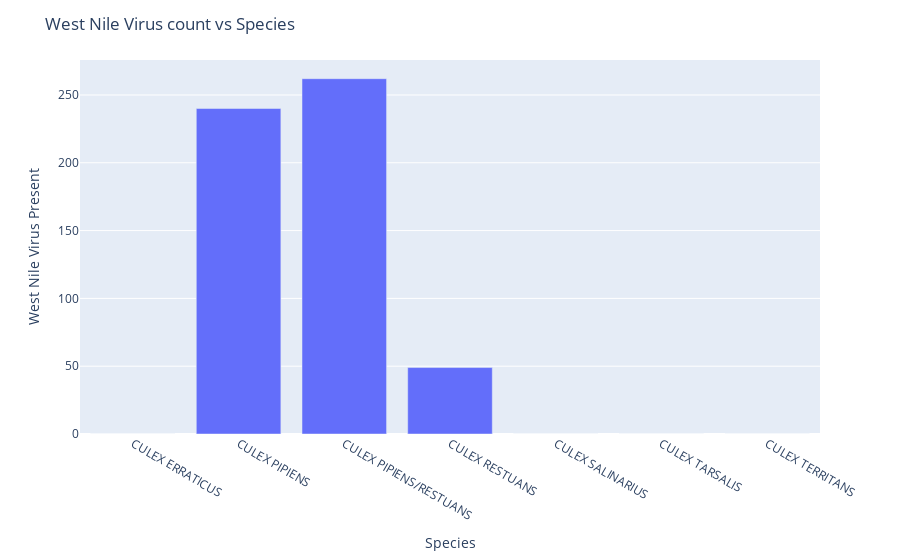

Here is the notebook cell this chart was saved with:
### Markdown cell above
Among the 7 species of mosquitoes, 4 of them do not contain WNV virus on them. Whereas, out of thre infected samples CLUEX PIPIENS species are the most infected 262 put of 2699(around 9%) of the sample followed by CULEX PIPIENS/RESTUANS with around 5% of the sample.

### Code cell
fig = px.bar(species_vs_virus, x = 'Species', y = 'WnvPresent')
fig.update_layout(
    title="West Nile Virus count vs Species",
    xaxis_title="Species",
    yaxis_title="West Nile Virus Present",)
fig.show()

### Figure 1 — Plotly figure (JSON) as saved in the notebook; plotly's stock layout.template omitted (floating-point values rounded to 4 significant figures)
{"data": [{"alignmentgroup": "True", "hovertemplate": "Species=%{x}<br>WnvPresent=%{y}<extra></extra>", "legendgroup": "", "marker": {"color": "#636efa", "pattern": {"shape": ""}}, "name": "", "offsetgroup": "", "orientation": "v", "showlegend": false, "textposition": "auto", "type": "bar", "x": ["CULEX ERRATICUS", "CULEX PIPIENS", "CULEX PIPIENS/RESTUANS", "CULEX RESTUANS", "CULEX SALINARIUS", "CULEX TARSALIS", "CULEX TERRITANS"], "xaxis": "x", "y": [0, 240, 262, 49, 0, 0, 0], "yaxis": "y"}], "layout": {"barmode": "relative", "legend": {"tracegroupgap": 0}, "margin": {"t": 60}, "title": {"text": "West Nile Virus count vs Species"}, "xaxis": {"anchor": "y", "domain": [0, 1], "title": {"text": "Species"}}, "yaxis": {"anchor": "x", "domain": [0, 1], "title": {"text": "West Nile Virus Present"}}}}
